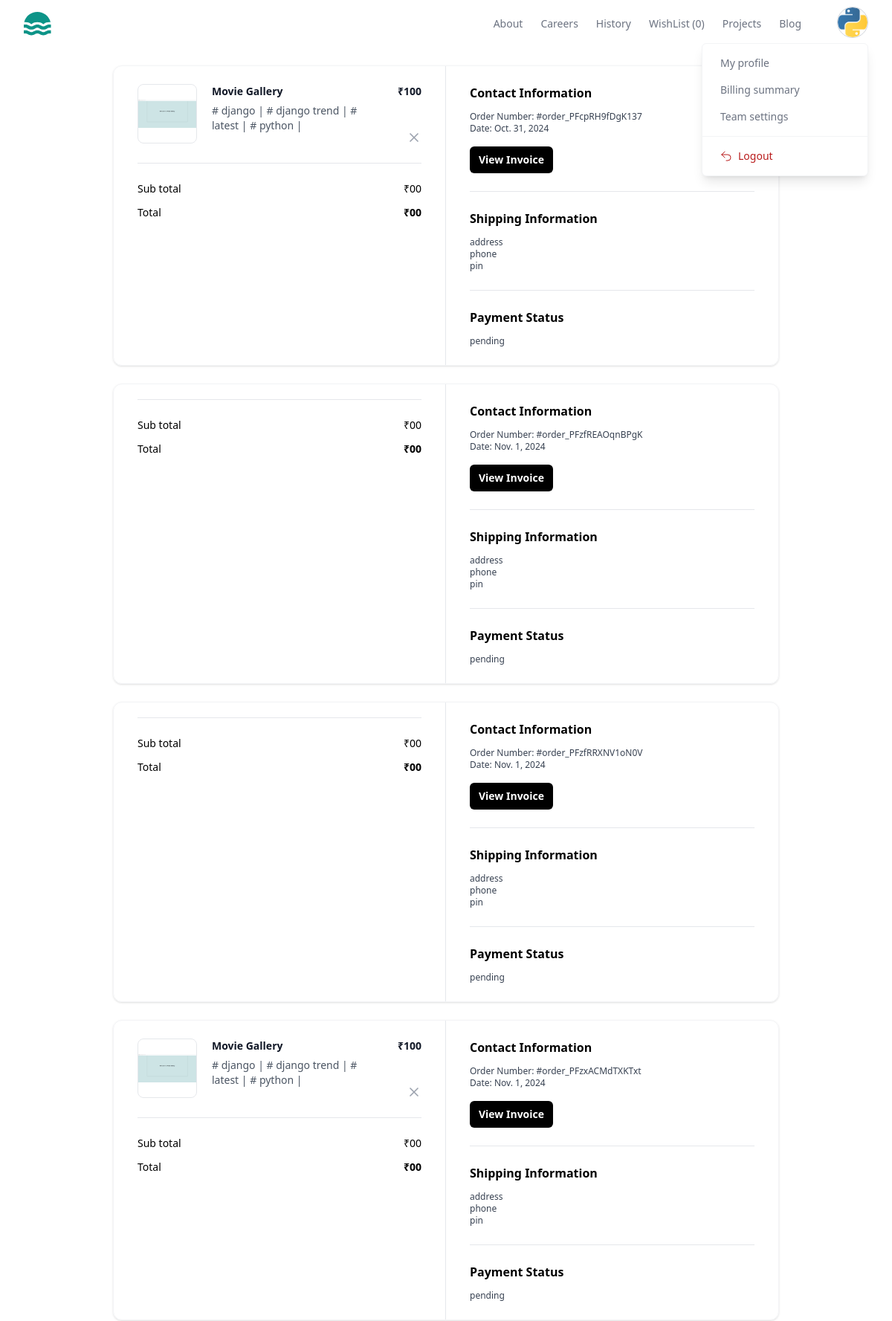
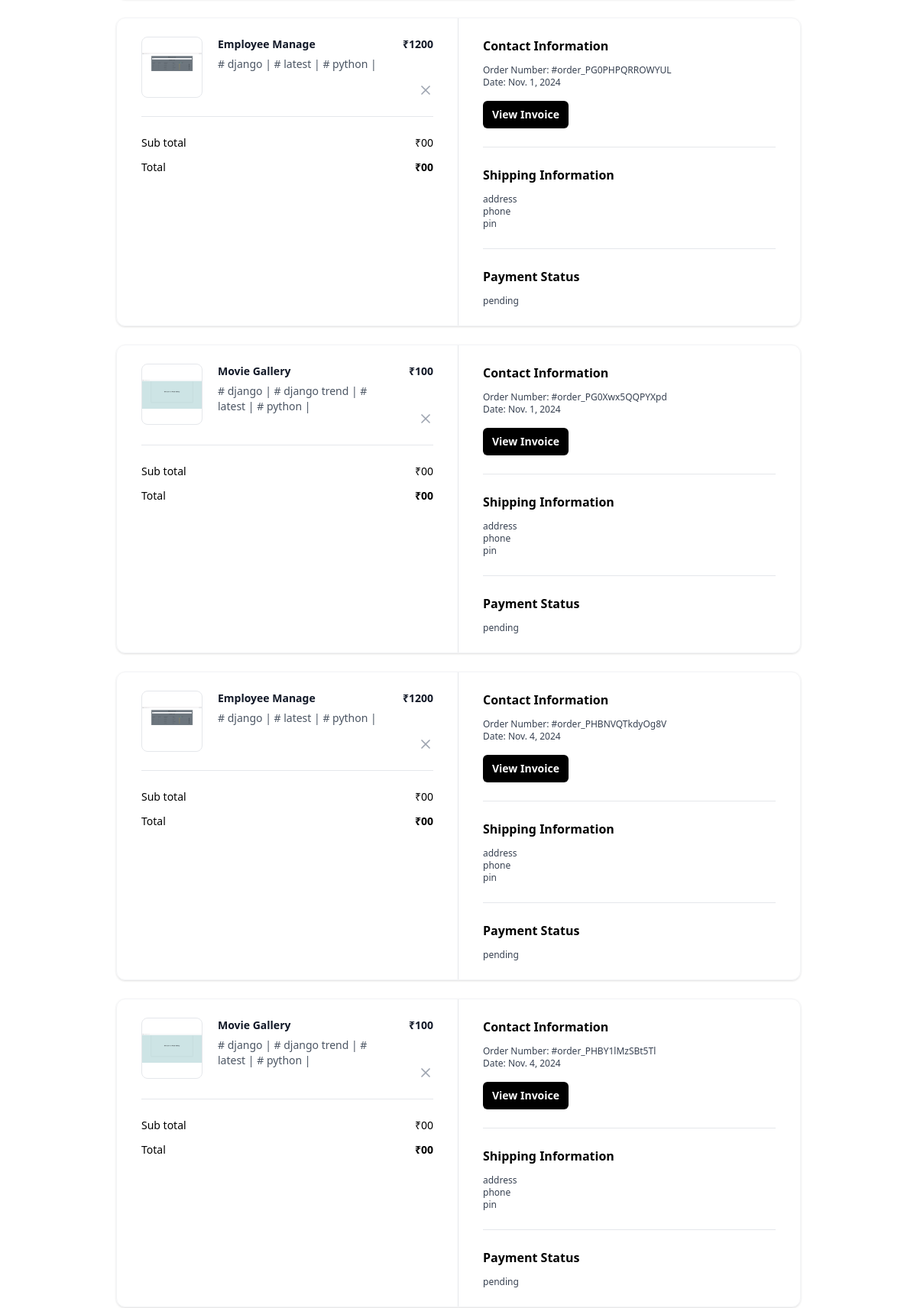
/myorders/all (signed in, upper part), run on the app's committed database (2 pictures, top to bottom).
### store/models.py (models this page shows, shortened)
class BaseModel(models.Model):
    created_date=models.DateTimeField(auto_now_add=True)
    updated_date=models.DateTimeField(auto_now=True)
    is_active=models.BooleanField(default=True)

class UserProfile(BaseModel):
    bio=models.CharField(max_length=200,null=True)
    profile_picture=models.ImageField(upload_to="profilepictures",null=True,blank=True,default="profilepictures/default.png")
    phone=models.CharField(max_length=200,null=True)
    owner=models.OneToOneField(User,on_delete=models.CASCADE,related_name="profile")

class WishListItem(BaseModel):
    wishlist_object=models.ForeignKey(WishList,on_delete=models.CASCADE,related_name="basket_item")
    project_object=models.ForeignKey(Project,on_delete=models.CASCADE)
    is_order_placed=models.BooleanField(default=False)

class Project(BaseModel):
    title=models.CharField(max_length=200)
    description=models.TextField()
    preview_image=models.ImageField(upload_to="previewimages",null=True,blank=True)
    price=models.PositiveIntegerField()
    developer=models.ForeignKey(User,on_delete=models.CASCADE)
    files=models.FileField(upload_to="projects",null=True,blank=True)
    tag_objects=models.ManyToManyField(Tag,null=True)
    thumbnail=EmbedVideoField()

class Tag(BaseModel):
    title=models.CharField(max_length=200)

class Order(BaseModel):
    wishlist_item_objects=models.ManyToManyField(WishListItem)
    is_paid=models.BooleanField(default=False)
    order_id=models.CharField(max_length=200,null=True)
    customer=models.ForeignKey(User,on_delete=models.CASCADE,null=True)

class BaseModel(models.Model):
    created_date=models.DateTimeField(auto_now_add=True)
    updated_date=models.DateTimeField(auto_now=True)
    is_active=models.BooleanField(default=True)

### store/views.py (the view)
# urls.py: path('myorders/all',views.MyOrdersView.as_view(),name='my-orders'),
@method_decorator(decs,name='dispatch')
class MyOrdersView(View):
    template_name='myorders.html'
    def get(self,request,*args,**kwargs):
        qs=Order.objects.filter(customer=request.user)
        return render(request,self.template_name,{'data':qs})

### store/context_processors.py (called while the page is built)
def wishlistitem_count(request):
    count=0
    if request.user.is_authenticated:
        count=request.user.basket.basket_item.filter(is_order_placed=False).count()
    return {"cart_item_count":count}

### store/templates/myorders.html (shortened to what this page needs)
{%extends 'base.html'%}
{%block main_block%}
{%for o in data%}
<div class="mx-auto my-4 max-w-4xl md:my-6">
    <div class="overflow-hidden rounded-xl border border-gray-100 shadow">
      <div class="grid grid-cols-1 md:grid-cols-2">
        <div class="px-5 py-6 md:border-r md:border-r-gray-200 md:px-8">
          <div class="flow-root">
            <ul class="-my-7 divide-y divide-gray-200">
              {%for wi in o.wishlist_item_objects.all%}
              <li class="flex items-stretch justify-between space-x-5 py-7">
                <div class="flex flex-1 items-stretch">
                  <div class="flex-shrink-0">
                    <img
                      class="h-20 w-20 rounded-lg border border-gray-200 object-contain"
                      src="{{wi.project_object.preview_image.url}}"
                      alt="https://static.nike.com/a/images/c_limit,w_592,f_auto/t_product_v1/54a510de-a406-41b2-8d62-7f8c587c9a7e/air-force-1-07-lv8-shoes-9KwrSk.png"
                    />
                  </div>
                  <div class="ml-5 flex flex-col justify-between">
                    <div class="flex-1">
                      <p class="text-sm font-bold text-gray-900">
                       {{wi.project_object.title}}
                      </p>
                      <p class="mt-1.5 text-sm font-medium text-gray-600">
                       {%for t in wi.project_object.tag_objects.all%}
                      # {{t.title}} |
                       {%endfor%}
                      </p>
                    </div>
                  </div>
                </div>
                <div class="ml-auto flex flex-col items-end justify-between">
                  <p class="text-right text-sm font-bold text-gray-900">
                    ₹{{wi.project_object.price}}
                  </p>
                  <button
                    type="button"
                    class="-m-2 inline-flex rounded p-2 text-gray-400 transition-all duration-200 hover:text-gray-900 focus:outline-none focus:ring-2 focus:ring-gray-900 focus:ring-offset-2"
                  >
                    <svg
                      xmlns="http://www.w3.org/2000/svg"
                      width="24"
                      height="24"
                      viewBox="0 0 24 24"
                      fill="none"
                      stroke="currentColor"
                      stroke-width="2"
                      stroke-linecap="round"
                      stroke-linejoin="round"
                      class="h-5 w-5"
                    >
                      <line x1="18" y1="6" x2="6" y2="18"></line>
                      <line x1="6" y1="6" x2="18" y2="18"></line>
                    </svg>
                  </button>
                </div>
              </li>
              {%endfor%}
            </ul>
            <hr class="mt-6 border-gray-200" />
            <ul class="mt-6 space-y-3">
              <li class="flex items-center justify-between">
                <p class="text-sm font-medium">Sub total</p>
                <p class="text-sm font-medium">₹00</p>
              </li>
              <li class="flex items-center justify-between">
                <p class="text-sm font-medium ">Total</p>
                <p class="text-sm font-bold ">₹00</p>
              </li>
            </ul>
          </div>
        </div>
        <div class="px-5 py-6 md:px-8">
          <div class="flow-root">
            <div class="-my-6 divide-y divide-gray-200">
              <div class="py-6">
                <h2 class="text-base font-bold text-black">
                  Contact Information
                </h2>
                <p class="fontmedium mt-3 text-xs text-gray-700">
                  Order Number: #{{o.order_id}}
                </p>
                <p class="text-xs font-medium text-gray-700">
                  Date: {{o.created_date|date}}
                </p>
                <button
                  type="button"
                  class="mt-4 rounded-md bg-black px-3 py-2 text-sm font-semibold text-white shadow-sm hover:bg-black/80 focus-visible:outline focus-visible:outline-2 focus-visible:outline-offset-2 focus-visible:outline-black"
                >
                  View Invoice
                </button>
              </div>
              <div class="py-6">
                <h2 class="mb-2 text-base font-bold text-black">
                  Shipping Information
                </h2>
                <p class="mt-3 text-xs font-medium text-gray-700">address</p>
                <p class="text-xs font-medium text-gray-700">
               phone
                </p>
                <p class="text-xs font-medium text-gray-700">pin</p>
              </div>
              <div class="py-6">
                <h2 class="text-base font-bold text-black">
                  Payment Status
                </h2>
                <p class="mt-3 text-xs font-medium text-gray-700">
                  {%if o.is_paid%}
                        completed
                  {%else%}
                    pending
                  {%endif%}
                </p>
              </div>
            </div>
          </div>
        </div>
      </div>
    </div>
  </div>
{%endfor%}
{%endblock%}

### store/templates/base.html (shortened to what this page needs)
<!DOCTYPE html>
<html lang="en">
<head>
    <script src="https://cdn.tailwindcss.com"></script>
</head>
<body>
    <header class="bg-white">
        <div class="mx-auto  px-4 sm:px-6 lg:px-8">
          <div class="flex h-16 items-center justify-between">
            <div class="flex-1 md:flex md:items-center md:gap-12">
              <a class="block text-teal-600" href="#">
              </a>
            </div>
            <div class="md:flex md:items-center md:gap-12">
              <nav aria-label="Global" class="hidden md:block">
                <ul class="flex items-center gap-6 text-sm">
                  <li>
                    <a class="text-gray-500 transition hover:text-gray-500/75" href="#"> About </a>
                  </li>
                  <li>
                    <a class="text-gray-500 transition hover:text-gray-500/75" href="#"> Careers </a>
                  </li>
                  <li>
                    <a class="text-gray-500 transition hover:text-gray-500/75" href="#"> History </a>
                  </li>
                  <li>
                    <a class="text-gray-500 transition hover:text-gray-500/75" href="{%url 'my-wishlist'%}"> WishList ({{cart_item_count}}) </a>
                  </li>
                  <li>
                    <a class="text-gray-500 transition hover:text-gray-500/75" href="{%url 'my-works'%}"> Projects </a>
                  </li>
                  <li>
                    <a class="text-gray-500 transition hover:text-gray-500/75" href="#"> Blog </a>
                  </li>
                </ul>
              </nav>
              <div class="hidden md:relative md:block">
                <button
                  type="button"
                  class="overflow-hidden rounded-full border border-gray-300 shadow-inner"
                >
                  <img
                    src="{{request.user.profile.profile_picture.url}}"
                    alt=""
                    class="size-10 object-cover"
                  />
                </button>
                <div
                  class="absolute end-0 z-10 mt-0.5 w-56 divide-y divide-gray-100 rounded-md border border-gray-100 bg-white shadow-lg"
                  role="menu"
                >
                  <div class="p-2">
                    <a
                      href="{%url 'profile-edit'%}"
                      class="block rounded-lg px-4 py-2 text-sm text-gray-500 hover:bg-gray-50 hover:text-gray-700"
                      role="menuitem"
                    >
                      My profile
                    </a>
                    <a
                      href="#"
                      class="block rounded-lg px-4 py-2 text-sm text-gray-500 hover:bg-gray-50 hover:text-gray-700"
                      role="menuitem"
                    >
                      Billing summary
                    </a>
                    <a
                      href="#"
                      class="block rounded-lg px-4 py-2 text-sm text-gray-500 hover:bg-gray-50 hover:text-gray-700"
                      role="menuitem"
                    >
                      Team settings
                    </a>
                  </div>
                  <div class="p-2">
                    <form method="POST" action="">
                      <a
                        href="{%url 'signout'%}"
                        class="flex w-full items-center gap-2 rounded-lg px-4 py-2 text-sm text-red-700 hover:bg-red-50"
                        role="menuitem"
                      >
                        <svg
                          xmlns="http://www.w3.org/2000/svg"
                          fill="none"
                          viewBox="0 0 24 24"
                          stroke-width="1.5"
                          stroke="currentColor"
                          class="size-4"
                        >
                          <path
                            stroke-linecap="round"
                            stroke-linejoin="round"
                            d="M9 15 3 9m0 0 6-6M3 9h12a6 6 0 0 1 0 12h-3"
                          />
                        </svg>
                        Logout
                      </a>
                    </form>
                  </div>
                </div>
              </div>
            </div>
          </div>
        </div>
      </header>
     {%block main_block%}
     {%endblock%}
</body>
</html>

### data on the page
Order: order_id "order_PFcpRH9fDgK137", created_date "Oct. 31, 2024", is_paid "pending"
WishListItem: project_object.preview_image (picture), project_object "Movie Gallery", project_object.price "100"
Tag: title "django"
Tag: title "django trend"
Tag: title "latest"
Tag: title "python"
Order: order_id "order_PFzfREAOqnBPgK", created_date "Nov. 1, 2024", is_paid "pending"
Order: order_id "order_PFzfRRXNV1oN0V", created_date "Nov. 1, 2024", is_paid "pending"
Order: order_id "order_PFzxACMdTXKTxt", created_date "Nov. 1, 2024", is_paid "pending"
WishListItem: project_object.preview_image (picture), project_object "Movie Gallery", project_object.price "100"
Order: order_id "order_PG0PHPQRROWYUL", created_date "Nov. 1, 2024", is_paid "pending"
WishListItem: project_object.preview_image (picture), project_object "Employee Manage", project_object.price "1200"
Order: order_id "order_PG0Xwx5QQPYXpd", created_date "Nov. 1, 2024", is_paid "pending"
WishListItem: project_object.preview_image (picture), project_object "Movie Gallery", project_object.price "100"
Order: order_id "order_PHBNVQTkdyOg8V", created_date "Nov. 4, 2024", is_paid "pending"
WishListItem: project_object.preview_image (picture), project_object "Employee Manage", project_object.price "1200"
Order: order_id "order_PHBY1lMzSBt5Tl", created_date "Nov. 4, 2024", is_paid "pending"
WishListItem: project_object.preview_image (picture), project_object "Movie Gallery", project_object.price "100"

### other printed values
{{ cart_item_count }} "0"
